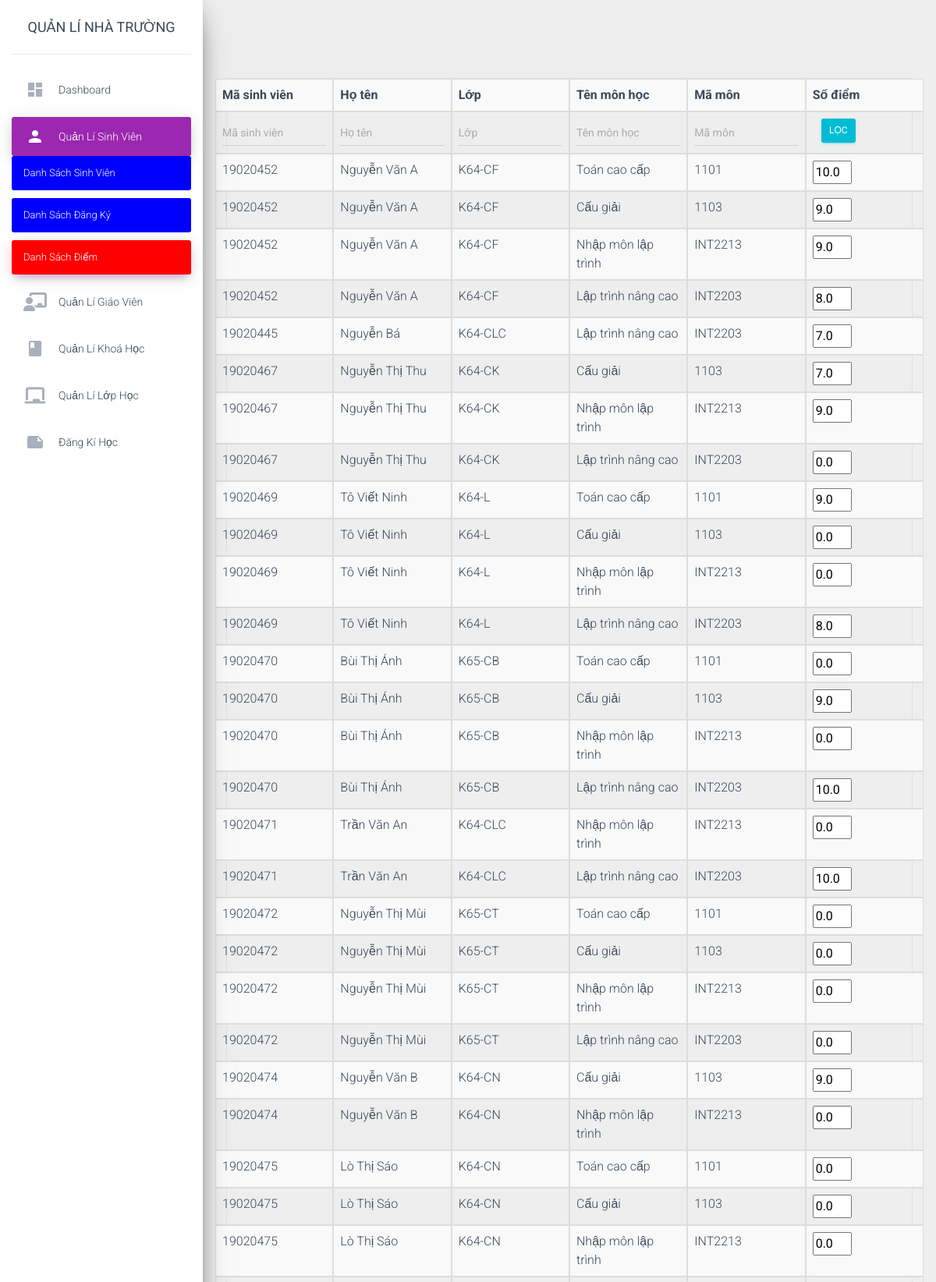
The page /queryOnSchoolGrade.php (upper part) on the database its author committed.
### tables this page shows
CREATE TABLE `scores` (
  `id` int(11) NOT NULL,
  `score` decimal(3,1) NOT NULL,
  `courseId` int(11) NOT NULL,
  `studentId` int(11) NOT NULL
);

CREATE TABLE `students` (
  `id` int(11) NOT NULL,
  `fullName` varchar(50) NOT NULL,
  `classId` int(11) NOT NULL,
  `contactNumber` varchar(11) NOT NULL,
  `dob` date NOT NULL
);

CREATE TABLE `classes` (
  `id` int(11) NOT NULL,
  `className` varchar(12) NOT NULL,
  `maxStudent` int(11) NOT NULL,
  `numOfStudents` int(11) NOT NULL,
  `teacherId` int(11) NOT NULL
);

CREATE TABLE `courses` (
  `id` int(11) NOT NULL,
  `credit` int(11) NOT NULL,
  `startTime` varchar(5) NOT NULL,
  `endTime` varchar(5) NOT NULL,
  `place` varchar(11) NOT NULL,
  `courseCode` varchar(15) NOT NULL,
  `courseName` varchar(50) NOT NULL,
  `courseClassCode` varchar(20) NOT NULL,
  `maxStudent` int(11) NOT NULL,
  `teacherId` int(11) NOT NULL
);

### function/functions.php (called while the page is built, shortened)
<?php
function selectElementFrom($table, $element = '*', $condition = "1")
{
    global $conn;
    $sqlSelect = "SELECT $element FROM $table WHERE $condition";
    $query = $conn->query($sqlSelect);
    return $query;
}
        ?>

### queryOnSchoolGrade.php (the view, shortened to what this page needs)
<!DOCTYPE html>
<html lang="en">
<head>
    <?php
    require_once "includes/headContents.php";
    ?>
</head>
<body>
<?php
require_once 'function/functions.php';
?>
<div class="wrapper ">
    <?php require_once 'slide_bar.php' ?>
    <div class="main-panel">
        <div class="content">
            <div class="container-fluid">
                <form method='post' action='#'>
                    <table class='table table-striped table-hover table-bordered' style='width:  100%;'>
                        <tr class="row">
                            <th class="col-sm-2">Mã sinh viên</th>
                            <th class="col-sm-2">Họ tên</th>
                            <th class="col-sm-2">Lớp</th>
                            <th class="col-sm-2">Tên môn học</th>
                            <th class="col-sm-2">Mã môn</th>
                            <th class="col-sm-2">Số điểm</th>
                        </tr>
                        <tr class="row">
                            <th class="col-sm-2"><input type="text" name="studentId" placeholder="Mã sinh viên" class="form-control"
                                                        value="<?= isset($_POST['studentId']) ? $_POST['studentId'] : '' ?>">
                            </th>
                            <th class="col-sm-2"><input type="text" name="studentName" placeholder="Họ tên" class="form-control"
                                                        value="<?= isset($_POST['studentName']) ? $_POST['studentName'] : '' ?>">
                            </th>
                            <th class="col-sm-2"><input type="text" name="className" placeholder="Lớp" class="form-control"
                                                        value="<?= isset($_POST['className']) ? $_POST['className'] : '' ?>">
                            </th>
                            <th class="col-sm-2"><input type="text" name="courseName" placeholder="Tên môn học" class="form-control"
                                                        value="<?= isset($_POST['courseName']) ? $_POST['courseName'] : '' ?>">
                            </th>
                            <th class="col-sm-2"><input type="text" name="courseCode" placeholder="Mã môn" class="form-control"
                                                        value="<?= isset($_POST['courseCode']) ? $_POST['courseCode'] : '' ?>">
                            </th>
                            <th class='col-sm-2'><input type="submit" class="btn btn-info"
                                                        style="padding: 7px 10px; margin: 0px 11px" name="filter"
                                                        value="Lọc"></th>
                        </tr>
                        <?php
                        if (isset($_POST['filter'])) {
                            $res = filterScores();
                        } else {
                            $res = selectElementFrom('scores', "*", "1");
                        }
                        if ($res) {
                            while ($data = $res->fetch_assoc()) {
                                $selectStudent = selectElementFrom('students', "*", "id = '$data[studentId]'");
                                $student = $selectStudent->fetch_assoc();
                                $name = $student['fullName'];
                                $classId = $student['classId'];
                                $selectClass = selectElementFrom('classes', "*", "id = '$classId'");
                                $class = $selectClass->fetch_assoc();
                                $class = $class['className'];
                                $selectCourse = selectElementFrom('courses', "*", "id = '$data[courseId]'");
                                $course = $selectCourse->fetch_assoc();
                                $courseName = $course['courseName'];
                                $position = $course['id'] . "_" . "$data[studentId]";
                                echo "
        	            <tr class='row'>
        	            <td class='col-sm-2'>$data[studentId]</td>
        	            <td class='col-sm-2'>$name</td>
        	            <td class='col-sm-2'>$class</td>
        	            <td class='col-sm-2'>$courseName</td>
        	            <td class='col-sm-2'>$course[courseCode]</td>
        	            <td class='col-sm-2'><input type='text' name='$position' style='width: 50px;' value='$data[score]'></td>
        	            </tr>
        	            ";
                            }
                            echo "</table>
                     <button type='submit' class='btn btn-primary' name='submit' value='submit'>Ghi nhận</button>
                     </form>";
                        } else {
                            echo "error at GetData";
                        }
                        ?>
            </div>
        </div>
    </div>
    <?php
    require_once "includes/footer.php";
    ?>
</div>
</body>
</html>

### rows shown on the page
scores: studentId "19020452", studentId.fullName "Nguyễn Văn A", classes.className "K64-CF", courseId.courseName "Toán cao cấp", courseId.courseCode "1101", score "10.0"
scores: studentId "19020452", studentId.fullName "Nguyễn Văn A", classes.className "K64-CF", courseId.courseName "Cấu giải", courseId.courseCode "1103", score "9.0"
scores: studentId "19020452", studentId.fullName "Nguyễn Văn A", classes.className "K64-CF", courseId.courseName "Nhập môn lập trình", courseId.courseCode "INT2213", score "9.0"
scores: studentId "19020452", studentId.fullName "Nguyễn Văn A", classes.className "K64-CF", courseId.courseName "Lập trình nâng cao", courseId.courseCode "INT2203", score "8.0"
scores: studentId "19020445", studentId.fullName "Nguyễn Bá", classes.className "K64-CLC", courseId.courseName "Lập trình nâng cao", courseId.courseCode "INT2203", score "7.0"
scores: studentId "19020467", studentId.fullName "Nguyễn Thị Thu", classes.className "K64-CK", courseId.courseName "Cấu giải", courseId.courseCode "1103", score "7.0"
scores: studentId "19020467", studentId.fullName "Nguyễn Thị Thu", classes.className "K64-CK", courseId.courseName "Nhập môn lập trình", courseId.courseCode "INT2213", score "9.0"
scores: studentId "19020467", studentId.fullName "Nguyễn Thị Thu", classes.className "K64-CK", courseId.courseName "Lập trình nâng cao", courseId.courseCode "INT2203", score "0.0"
scores: studentId "19020469", studentId.fullName "Tô Viết Ninh", classes.className "K64-L", courseId.courseName "Toán cao cấp", courseId.courseCode "1101", score "9.0"
scores: studentId "19020469", studentId.fullName "Tô Viết Ninh", classes.className "K64-L", courseId.courseName "Cấu giải", courseId.courseCode "1103", score "0.0"
scores: studentId "19020469", studentId.fullName "Tô Viết Ninh", classes.className "K64-L", courseId.courseName "Nhập môn lập trình", courseId.courseCode "INT2213", score "0.0"
scores: studentId "19020469", studentId.fullName "Tô Viết Ninh", classes.className "K64-L", courseId.courseName "Lập trình nâng cao", courseId.courseCode "INT2203", score "8.0"
scores: studentId "19020470", studentId.fullName "Bùi Thị Ánh", classes.className "K65-CB", courseId.courseName "Toán cao cấp", courseId.courseCode "1101", score "0.0"
scores: studentId "19020470", studentId.fullName "Bùi Thị Ánh", classes.className "K65-CB", courseId.courseName "Cấu giải", courseId.courseCode "1103", score "9.0"
scores: studentId "19020470", studentId.fullName "Bùi Thị Ánh", classes.className "K65-CB", courseId.courseName "Nhập môn lập trình", courseId.courseCode "INT2213", score "0.0"
scores: studentId "19020470", studentId.fullName "Bùi Thị Ánh", classes.className "K65-CB", courseId.courseName "Lập trình nâng cao", courseId.courseCode "INT2203", score "10.0"
scores: studentId "19020471", studentId.fullName "Trần Văn An", classes.className "K64-CLC", courseId.courseName "Nhập môn lập trình", courseId.courseCode "INT2213", score "0.0"
scores: studentId "19020471", studentId.fullName "Trần Văn An", classes.className "K64-CLC", courseId.courseName "Lập trình nâng cao", courseId.courseCode "INT2203", score "10.0"
scores: studentId "19020472", studentId.fullName "Nguyễn Thị Mùi", classes.className "K65-CT", courseId.courseName "Toán cao cấp", courseId.courseCode "1101", score "0.0"
scores: studentId "19020472", studentId.fullName "Nguyễn Thị Mùi", classes.className "K65-CT", courseId.courseName "Cấu giải", courseId.courseCode "1103", score "0.0"
scores: studentId "19020472", studentId.fullName "Nguyễn Thị Mùi", classes.className "K65-CT", courseId.courseName "Nhập môn lập trình", courseId.courseCode "INT2213", score "0.0"
scores: studentId "19020472", studentId.fullName "Nguyễn Thị Mùi", classes.className "K65-CT", courseId.courseName "Lập trình nâng cao", courseId.courseCode "INT2203", score "0.0"
scores: studentId "19020474", studentId.fullName "Nguyễn Văn B", classes.className "K64-CN", courseId.courseName "Cấu giải", courseId.courseCode "1103", score "9.0"
scores: studentId "19020474", studentId.fullName "Nguyễn Văn B", classes.className "K64-CN", courseId.courseName "Nhập môn lập trình", courseId.courseCode "INT2213", score "0.0"
scores: studentId "19020475", studentId.fullName "Lò Thị Sáo", classes.className "K64-CN", courseId.courseName "Toán cao cấp", courseId.courseCode "1101", score "0.0"
scores: studentId "19020475", studentId.fullName "Lò Thị Sáo", classes.className "K64-CN", courseId.courseName "Cấu giải", courseId.courseCode "1103", score "0.0"
scores: studentId "19020475", studentId.fullName "Lò Thị Sáo", classes.className "K64-CN", courseId.courseName "Nhập môn lập trình", courseId.courseCode "INT2213", score "0.0"
